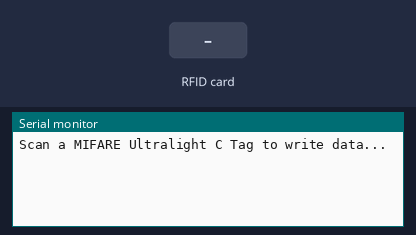
Bench run of a program on a simulated ESP8266 (Wemos D1 mini). Parts: the last lines printed to the serial monitor. The inputs (shaded band) are chosen by the test bench.

Above: at 1.2 s.
1.3 s: RFID card 5E 7A 19 C4 held to the reader
At 2.5 s:
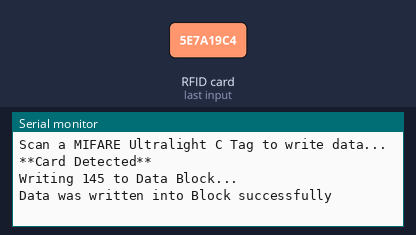
At 3.7 s:
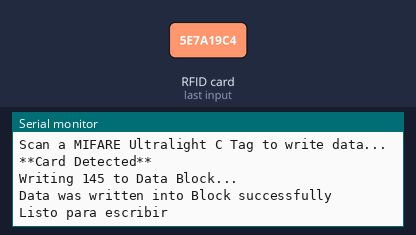

Measured:
- after the input at 1.3 s, the serial monitor: prints a new line at once (image 1)

The program:

main.cpp
```cpp
#include <SPI.h>
#include <MFRC522.h>

#define SS_PIN D10
#define RST_PIN D9

MFRC522 mfrc522(SS_PIN, RST_PIN);

unsigned int ini = 145;
unsigned int fin = 700;

int blockNum = 5;

/* Create an array of 16 Bytes and fill it with data */
/* This is the actual data which is going to be written into the card */
unsigned int blockData = ini;

/* Create another array to read data from Block */
/* Legthn of buffer should be 2 Bytes more than the size of Block (16 Bytes) */
byte bufferLen = 18;
byte readBlockData[18];

MFRC522::StatusCode status;

bool WriteDataToBlock(int blockNum, int blockData)
{
  /* Write data to the block */
  status = mfrc522.MIFARE_Ultralight_Write(blockNum, (byte *) &blockData, 4);
  if (status != MFRC522::STATUS_OK)
  {
    Serial.print("Writing to Block failed: ");
    Serial.println(mfrc522.GetStatusCodeName(status));
    return false;
  }
  else
  {
    Serial.println("Data was written into Block successfully");
    return true;
  }

}

bool ReadDataFromBlock(int blockNum, byte readBlockData[])
{
  /* Reading data from the Block */
  status = mfrc522.MIFARE_Read(blockNum, readBlockData, &bufferLen);
  if (status != MFRC522::STATUS_OK)
  {
    Serial.print("Reading failed: ");
    Serial.println(mfrc522.GetStatusCodeName(status));
    return false;
  }
  else
  {
    Serial.println("Block was read successfully");
    return true;
  }

}

void setup()
{
  Serial.begin(115200);
  SPI.begin();
  mfrc522.PCD_Init();
  Serial.println("Scan a MIFARE Ultralight C Tag to write data...");
}

void loop()
{

  //detecta cartas
  if ( ! mfrc522.PICC_IsNewCardPresent()) return;
  if ( ! mfrc522.PICC_ReadCardSerial()) return;
  Serial.print("\n");
  Serial.println("**Card Detected**");

  while (blockData <= fin) {
    Serial.print("\n");
    Serial.print("Writing ");
    Serial.print(blockData);
    Serial.println(" to Data Block...");
    if (WriteDataToBlock(blockNum, blockData)) {
      blockData++;
      delay(1500);
      Serial.println("Listo para escribir");
    }
    return;
  }

  Serial.print("TERMINE");
  delay(10000);
}
```
